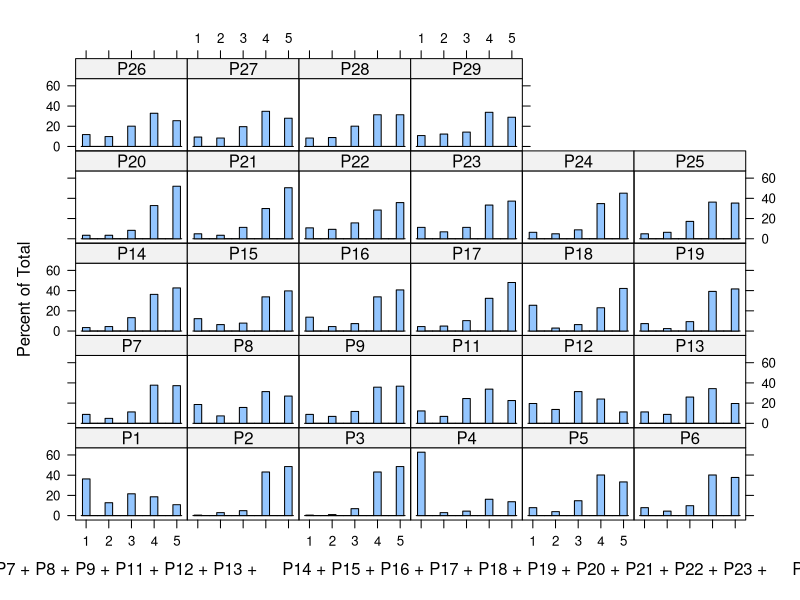
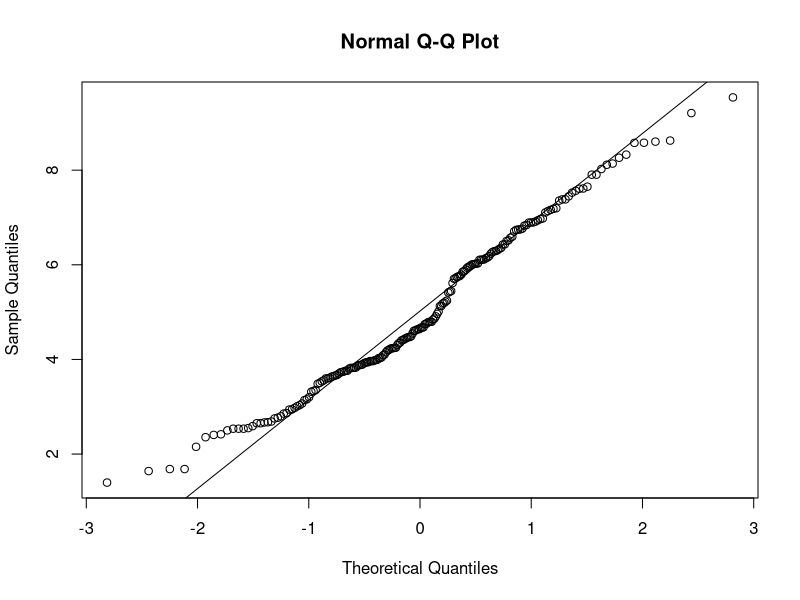
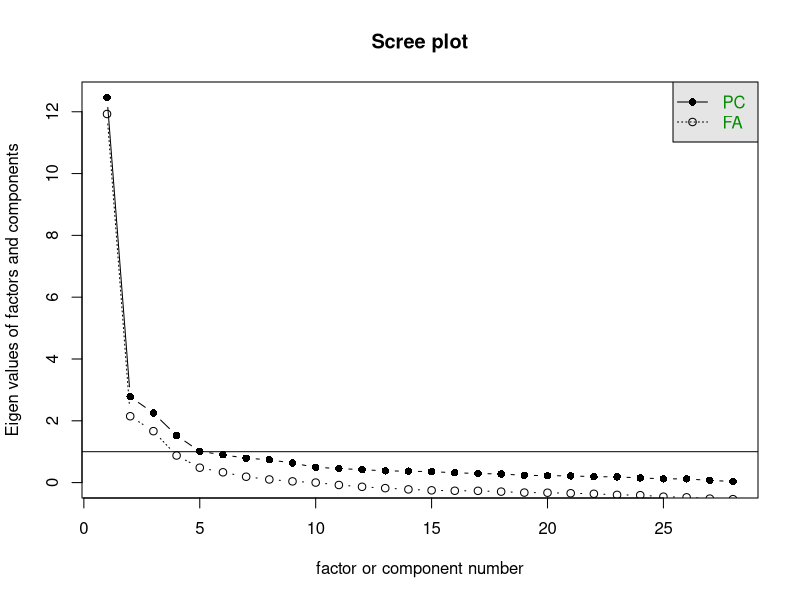
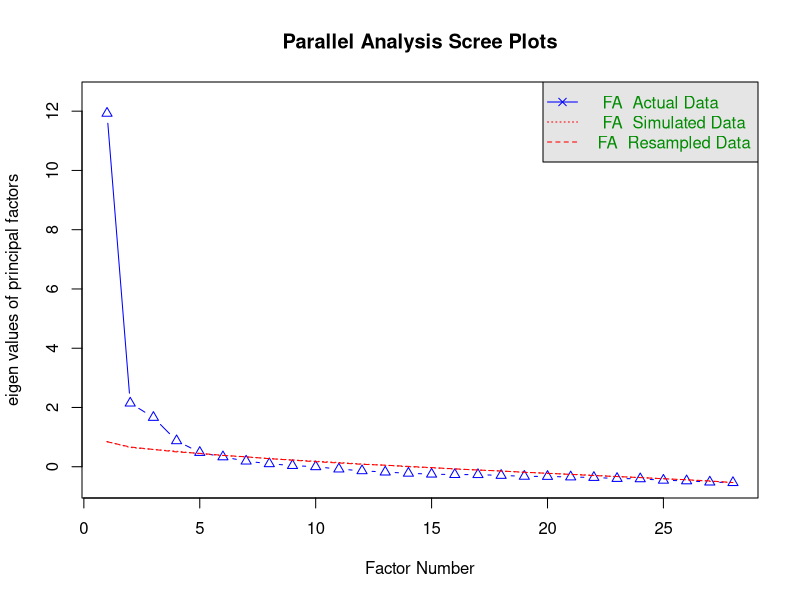
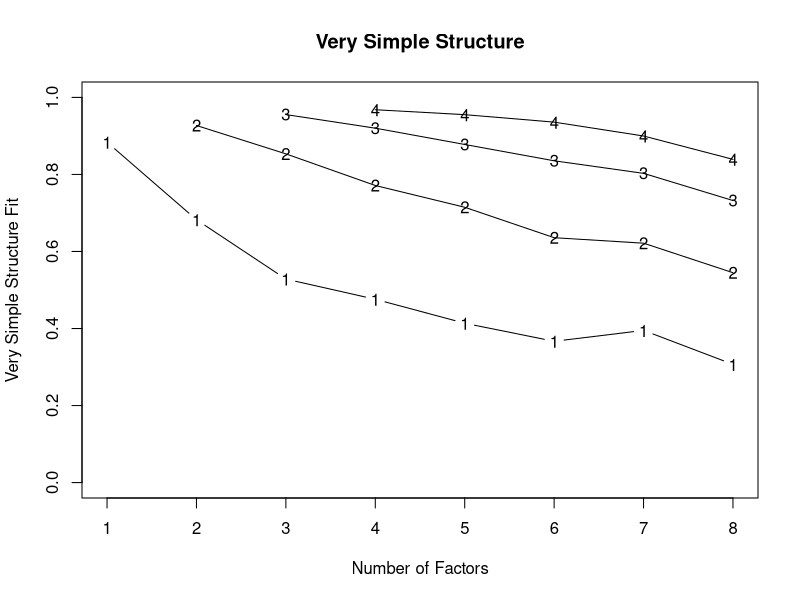

Write the R code that produced these figures, in order.
## ---- chunk 1
library(foreign)  # for importing SPSS data 
library(psych)  # for psychometrics 
library(lattice)  # easy to plot multivariate plots 
library(readxl) 
library(dplyr)
## ---- chunk 2
data1= read_xlsx("EFA_Practice_V2.xlsx")
## ---- chunk 3
names(data1)
## ---- chunk 4
head(data1)
## ---- chunk 5
# Define mapping function
likert_map <- function(x) {
  recode <- c(
    "Tidak pernah" = 1,
    "Jarang"        = 2,
    "Kadang-kadang"         = 3,
    "Selalu"              = 4,
    "Sentiasa"       = 5
  )
  recode[match(tolower(x), tolower(names(recode)))]
}

# Apply transformation from data1 -> data2
data2 <- data1

for (col in names(data2)) {
  data2[[col]] <- likert_map(data2[[col]])
}

# Convert all to numeric
data2 <- as.data.frame(lapply(data2, as.numeric))

## ---- chunk 6
head(data2)
## ---- chunk 7
str(data2)
## ---- chunk 8
describe(data2)
## ---- chunk 9
response.frequencies(data2)
## ---- chunk 10
cat(names(data2), sep = " + ")
## ---- chunk 11
histogram(~ P1 + P2 + P3 + P4 + P5 + P6 + P7 + P8 + P9 + P11 + P12 + P13 + P14 + P15 + P16 + P17 + P18 + P19 + P20 + P21 + P22 + P23 + P24 + P25 + P26 + P27 + P28 + P29, data = data2)
## ---- chunk 12
mapply(shapiro.test, data2)
## ---- chunk 13
mardia(data2)
## ---- chunk 14
KMO(data2)
## ---- chunk 15
cortest.bartlett(data2)
## ---- chunk 16
scree = scree(data2)
print(scree)
## ---- chunk 17
parallel = fa.parallel(data2, fm = "pa", fa = "fa")
## ---- chunk 18
vss(data2)
## ---- chunk 19
fa = fa(data2, nfactors = 3, fm = "pa", rotate = "oblimin")
print(fa, cut = .4, digits = 3)  # cut = .4 to view only FLs > 0.4
## ---- chunk 20
fa1 = fa(subset(data2, select = -P19), nfactors = 3, fm = "pa", rotate = "oblimin")
print(fa1, cut = .4, digits = 3)
## ---- chunk 21
fa2 = fa(subset(data2, select = -c(P19,P20)), nfactors = 3, fm = "pa", rotate = "oblimin")
print(fa2, cut = .4, digits = 3)
## ---- chunk 22
fa3 = fa(subset(data2, select = -c(P19, P20, P2)), nfactors = 3, fm = "pa", rotate = "oblimin")
print(fa3, cut = .4, digits = 3)
## ---- chunk 23
fa4 = fa(subset(data2, select = -c(P19, P20, P2, P3)), nfactors = 3, fm = "pa", rotate = "oblimin")
print(fa4, cut = .4, digits = 3)
## ---- chunk 24
fa5 = fa(subset(data2, select = -c(P19, P20, P2, P3, P4)), nfactors = 3, fm = "pa", rotate = "oblimin")
print(fa5, cut = .4, digits = 3)
## ---- chunk 25
fa6 = fa(subset(data2, select = -c(P19, P20, P2, P3, P4, P24)), nfactors = 3, fm = "pa", rotate = "oblimin")
print(fa6, cut = .4, digits = 3)
## ---- chunk 26
PA1 = c("P1","P5","P6","P7","P8","P9","P11","P12","P21","P22","P23")
PA2 = c("P14","P15","P16","P17","P18")
PA3 = c("P21","P25","P26","P27","P28", "P29")
## ---- chunk 27
alpha.pa1 = alpha(data2[PA1]) #error unknown colour name
print(alpha.pa1, digits = 3)

#alpha.pa1 <- psych::alpha(data2[PA1], check.keys = TRUE)
#print(alpha.pa1, digits = 3)
## ---- chunk 28
alpha.pa2 = alpha(data2[PA2])
print(alpha.pa2, digits = 3)

#alpha.pa2 <- psych::alpha(data2[PA2], check.keys = TRUE)
#print(alpha.pa2, digits = 3)
## ---- chunk 29
alpha.pa3 = alpha(data2[PA3])
print(alpha.pa3, digits = 3)

#alpha.pa3 <- psych::alpha(data2[PA3], check.keys = TRUE)
#print(alpha.pa3, digits = 3)
